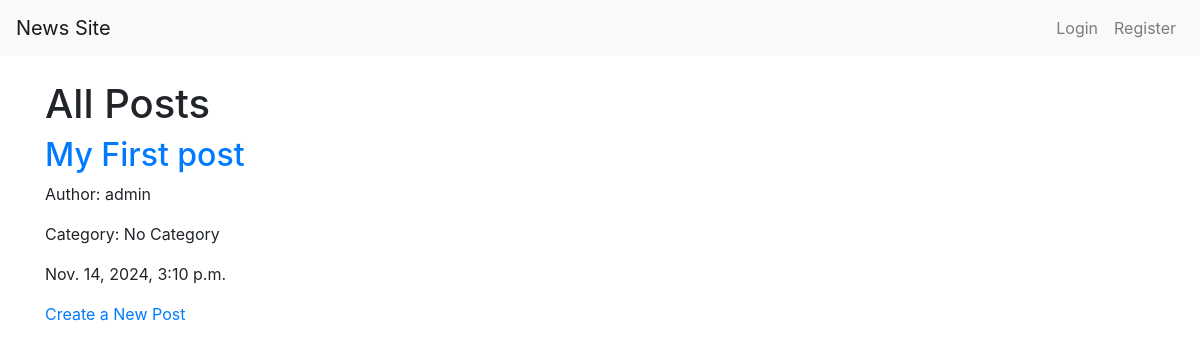
The app's page /, older data.
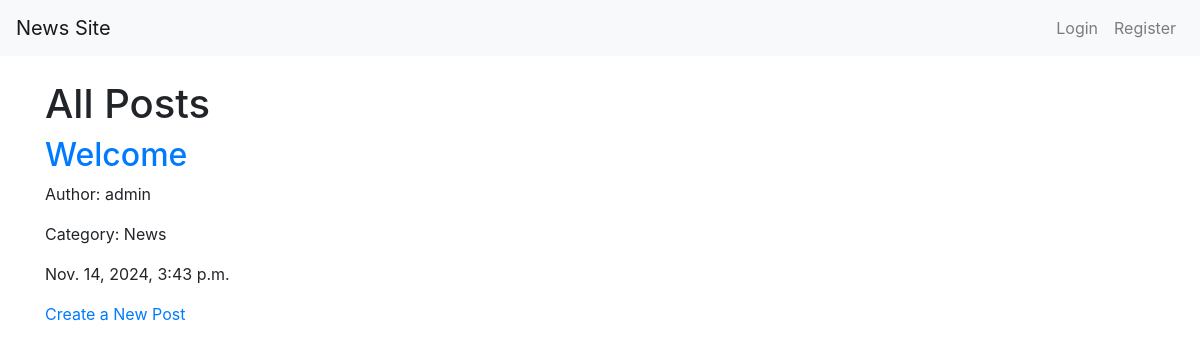
The same page, newer data.
### posts/models.py (models this page shows, shortened)
class Post(models.Model):
    title = models.CharField(max_length=255)
    content = models.TextField()
    author = models.ForeignKey(User, on_delete=models.CASCADE)
    category = models.ForeignKey(Category, on_delete=models.SET_NULL, null=True, blank=True)
    created_at = models.DateTimeField(auto_now_add=True)
    updated_at = models.DateTimeField(auto_now=True)
    upvotes = models.IntegerField(default=0)
    downvotes = models.IntegerField(default=0)

class Category(models.Model):
    name = models.CharField(max_length=255)

### posts/views.py (the view)
# urls.py: path('', views.post_list, name='home'),  # List all posts (homepage)
def post_list(request):
    posts = Post.objects.all()
    return render(request, 'posts/post_list.html', {'posts': posts})

### posts/templates/posts/post_list.html
{% extends 'base.html' %}
{% block content %}
<h1>All Posts</h1>
{% for post in posts %}
    <div>
        <h2><a href="{% url 'post_detail' post.id %}">{{ post.title }}</a></h2>
        <p>Author: {{ post.author.username }}</p>
        <p>
            Category:
            {% if post.category %}
                {{ post.category.name }}
            {% else %}
                No Category
            {% endif %}
        </p>
        <p>{{ post.created_at }}</p>
    </div>
{% endfor %}
<a href="{% url 'create_post' %}">Create a New Post</a>
{% endblock %}

### templates/base.html (shortened to what this page needs)
<!DOCTYPE html>
<html lang="en">
<head>
    <link rel="stylesheet" href="https://stackpath.bootstrapcdn.com/bootstrap/4.5.2/css/bootstrap.min.css">
</head>
<body>
    <nav class="navbar navbar-expand-lg navbar-light bg-light">
        <a class="navbar-brand" href="{% url 'home' %}">News Site</a>
        <div class="collapse navbar-collapse" id="navbarNav">
            <ul class="navbar-nav ml-auto">
                {% if user.is_authenticated %}
                    <li class="nav-item"><a class="nav-link" href="{% url 'logout' %}">Logout</a></li>
                {% else %}
                    <li class="nav-item"><a class="nav-link" href="{% url 'login' %}">Login</a></li>
                    <li class="nav-item"><a class="nav-link" href="{% url 'register' %}">Register</a></li>
                {% endif %}
            </ul>
        </div>
    </nav>
    <div class="container mt-4">
        {% block content %}{% endblock %}
    </div>
</body>
</html>

Row changes from the older to the newer data that the page shows:
removed Post: title "My First post", author.username "admin", shows "No Category", created_at "Nov. 14, 2024, 3:10 p.m."
added Post: title "Welcome", author.username "admin", category.name "News", created_at "Nov. 14, 2024, 3:43 p.m."
